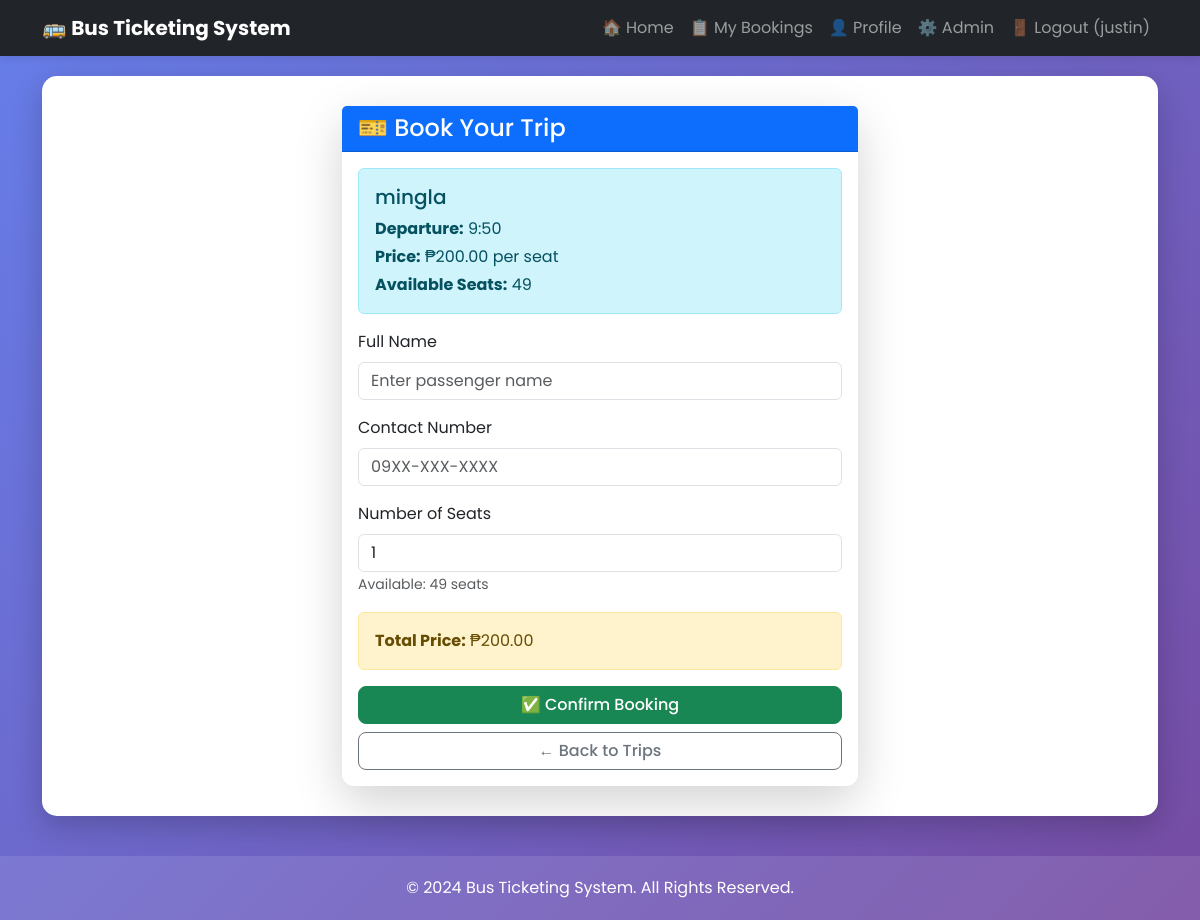
Page /book/1 (signed in) on the committed database.
### models.py (models this page shows)
class Trip(db.Model):
    __tablename__ = "trip"
    id = db.Column(db.Integer, primary_key=True)
    route = db.Column(db.String(200), nullable=False)
    departure = db.Column(db.String(200), nullable=False)
    price = db.Column(db.Float, nullable=False)
    seats_total = db.Column(db.Integer, nullable=False)
    seats_left = db.Column(db.Integer, nullable=False)
    bookings = db.relationship("Booking", backref="trip", lazy=True)

### app.py (the view, shortened to what this page needs)
@app.route('/book/<int:trip_id>', methods=['GET', 'POST'])
def book(trip_id):
    if "user_id" not in session:
        flash("Log in first to book a trip.", "warning")
        return redirect(url_for('login'))
    trip = Trip.query.get_or_404(trip_id)
    return render_template('book.html', trip=trip)

### templates/book.html (shortened to what this page needs)
{% extends 'base.html' %}
{% block content %}
<div class="row justify-content-center">
  <div class="col-md-6">
    <div class="card shadow-lg">
      <div class="card-header bg-primary text-white">
        <h4 class="mb-0">🎫 Book Your Trip</h4>
      </div>
      <div class="card-body">
        <div class="alert alert-info">
          <h5>{{ trip.route }}</h5>
          <p class="mb-1"><strong>Departure:</strong> {{ trip.departure }}</p>
          <p class="mb-1"><strong>Price:</strong> ₱{{ "%.2f"|format(trip.price) }} per seat</p>
          <p class="mb-0"><strong>Available Seats:</strong> {{ trip.seats_left }}</p>
        </div>
        <form method="POST">
          <div class="mb-3">
            <label class="form-label">Full Name</label>
            <input type="text" name="name" class="form-control" placeholder="Enter passenger name" required>
          </div>
          <div class="mb-3">
            <label class="form-label">Contact Number</label>
            <input type="text" name="contact" class="form-control" placeholder="09XX-XXX-XXXX" required>
          </div>
          <div class="mb-3">
            <label class="form-label">Number of Seats</label>
            <input type="number" name="seats" class="form-control" min="1" max="{{ trip.seats_left }}" value="1" required>
            <small class="text-muted">Available: {{ trip.seats_left }} seats</small>
          </div>
          <div class="alert alert-warning">
            <strong>Total Price:</strong> ₱<span id="totalPrice">{{ "%.2f"|format(trip.price) }}</span>
          </div>
          <button type="submit" class="btn btn-success w-100">✅ Confirm Booking</button>
          <a href="{{ url_for('index') }}" class="btn btn-outline-secondary w-100 mt-2">← Back to Trips</a>
        </form>
      </div>
    </div>
  </div>
</div>
{% endblock %}

### templates/base.html (style rules this page uses)
body { font-family: "Poppins", sans-serif; background: linear-gradient(135deg, #667eea 0%, #764ba2 100%); min-height: 100vh; }
.card { border-radius: 12px; border: none; box-shadow: 0 5px 15px rgba(0,0,0,0.1); }
.btn { border-radius: 8px; font-weight: 500; }

### rows in the picture
Trip: route "mingla", departure "9:50", price "200.00", seats_left "49"

### other values in the picture
{{ session.get('user_name') }} "justin"
